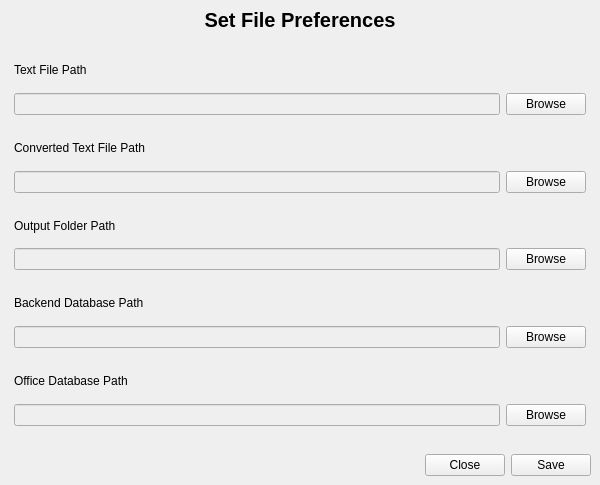
<?xml version="1.0" encoding="UTF-8"?>
<ui version="4.0">
 <class>Form</class>
 <widget class="QWidget" name="Form">
  <property name="geometry">
   <rect>
    <x>0</x>
    <y>0</y>
    <width>600</width>
    <height>485</height>
   </rect>
  </property>
  <property name="minimumSize">
   <size>
    <width>600</width>
    <height>485</height>
   </size>
  </property>
  <property name="maximumSize">
   <size>
    <width>600</width>
    <height>485</height>
   </size>
  </property>
  <property name="windowTitle">
   <string>Form</string>
  </property>
  <property name="styleSheet">
   <string notr="true">
#container  QLabel {
	min-width: 160px; 
} 

QPushButton {
	min-width: 50px; 
} </string>
  </property>
  <layout class="QVBoxLayout" name="verticalLayout">
   <property name="leftMargin">
    <number>0</number>
   </property>
   <property name="topMargin">
    <number>0</number>
   </property>
   <property name="rightMargin">
    <number>0</number>
   </property>
   <property name="bottomMargin">
    <number>0</number>
   </property>
   <item>
    <widget class="QWidget" name="widget" native="true">
     <property name="maximumSize">
      <size>
       <width>16777215</width>
       <height>40</height>
      </size>
     </property>
     <property name="font">
      <font>
       <weight>75</weight>
       <bold>true</bold>
      </font>
     </property>
     <layout class="QVBoxLayout" name="verticalLayout_3">
      <item>
       <widget class="QLabel" name="label">
        <property name="font">
         <font>
          <pointsize>15</pointsize>
          <weight>75</weight>
          <bold>true</bold>
         </font>
        </property>
        <property name="text">
         <string>Set File Preferences</string>
        </property>
        <property name="alignment">
         <set>Qt::AlignCenter</set>
        </property>
       </widget>
      </item>
     </layout>
    </widget>
   </item>
   <item>
    <widget class="QWidget" name="container" native="true">
     <layout class="QVBoxLayout" name="verticalLayout_2">
      <property name="leftMargin">
       <number>5</number>
      </property>
      <property name="topMargin">
       <number>5</number>
      </property>
      <property name="rightMargin">
       <number>5</number>
      </property>
      <property name="bottomMargin">
       <number>5</number>
      </property>
      <item>
       <widget class="QWidget" name="widget_4" native="true">
        <layout class="QVBoxLayout" name="verticalLayout_4">
         <property name="topMargin">
          <number>5</number>
         </property>
         <property name="bottomMargin">
          <number>5</number>
         </property>
         <item>
          <widget class="QLabel" name="label_5">
           <property name="font">
            <font>
             <weight>50</weight>
             <italic>false</italic>
             <bold>false</bold>
            </font>
           </property>
           <property name="text">
            <string>Text File Path</string>
           </property>
          </widget>
         </item>
         <item>
          <widget class="QWidget" name="widget_8" native="true">
           <layout class="QHBoxLayout" name="horizontalLayout_4">
            <property name="leftMargin">
             <number>0</number>
            </property>
            <property name="topMargin">
             <number>0</number>
            </property>
            <property name="rightMargin">
             <number>0</number>
            </property>
            <property name="bottomMargin">
             <number>0</number>
            </property>
            <item>
             <widget class="QLineEdit" name="line1">
              <property name="enabled">
               <bool>false</bool>
              </property>
             </widget>
            </item>
            <item>
             <widget class="QPushButton" name="browse1">
              <property name="text">
               <string>Browse</string>
              </property>
             </widget>
            </item>
           </layout>
          </widget>
         </item>
        </layout>
       </widget>
      </item>
      <item>
       <widget class="QWidget" name="widget_12" native="true">
        <layout class="QVBoxLayout" name="verticalLayout_8">
         <property name="topMargin">
          <number>5</number>
         </property>
         <property name="bottomMargin">
          <number>5</number>
         </property>
         <item>
          <widget class="QLabel" name="label_9">
           <property name="font">
            <font>
             <weight>50</weight>
             <italic>false</italic>
             <bold>false</bold>
            </font>
           </property>
           <property name="text">
            <string>Converted Text File Path</string>
           </property>
          </widget>
         </item>
         <item>
          <widget class="QWidget" name="widget_13" native="true">
           <layout class="QHBoxLayout" name="horizontalLayout_9">
            <property name="leftMargin">
             <number>0</number>
            </property>
            <property name="topMargin">
             <number>0</number>
            </property>
            <property name="rightMargin">
             <number>0</number>
            </property>
            <property name="bottomMargin">
             <number>0</number>
            </property>
            <item>
             <widget class="QLineEdit" name="line2">
              <property name="enabled">
               <bool>false</bool>
              </property>
             </widget>
            </item>
            <item>
             <widget class="QPushButton" name="browse2">
              <property name="text">
               <string>Browse</string>
              </property>
             </widget>
            </item>
           </layout>
          </widget>
         </item>
        </layout>
       </widget>
      </item>
      <item>
       <widget class="QWidget" name="widget_5" native="true">
        <layout class="QVBoxLayout" name="verticalLayout_5">
         <property name="topMargin">
          <number>5</number>
         </property>
         <property name="bottomMargin">
          <number>5</number>
         </property>
         <item>
          <widget class="QLabel" name="label_6">
           <property name="font">
            <font>
             <weight>50</weight>
             <italic>false</italic>
             <bold>false</bold>
            </font>
           </property>
           <property name="text">
            <string>Output Folder Path</string>
           </property>
          </widget>
         </item>
         <item>
          <widget class="QWidget" name="widget_9" native="true">
           <layout class="QHBoxLayout" name="horizontalLayout_6">
            <property name="leftMargin">
             <number>0</number>
            </property>
            <property name="topMargin">
             <number>0</number>
            </property>
            <property name="rightMargin">
             <number>0</number>
            </property>
            <property name="bottomMargin">
             <number>0</number>
            </property>
            <item>
             <widget class="QLineEdit" name="line3">
              <property name="enabled">
               <bool>false</bool>
              </property>
             </widget>
            </item>
            <item>
             <widget class="QPushButton" name="browse3">
              <property name="text">
               <string>Browse</string>
              </property>
             </widget>
            </item>
           </layout>
          </widget>
         </item>
        </layout>
       </widget>
      </item>
      <item>
       <widget class="QWidget" name="widget_6" native="true">
        <layout class="QVBoxLayout" name="verticalLayout_6">
         <property name="topMargin">
          <number>5</number>
         </property>
         <property name="bottomMargin">
          <number>5</number>
         </property>
         <item>
          <widget class="QLabel" name="label_7">
           <property name="font">
            <font>
             <weight>50</weight>
             <italic>false</italic>
             <bold>false</bold>
            </font>
           </property>
           <property name="text">
            <string>Backend Database Path</string>
           </property>
          </widget>
         </item>
         <item>
          <widget class="QWidget" name="widget_10" native="true">
           <layout class="QHBoxLayout" name="horizontalLayout_7">
            <property name="leftMargin">
             <number>0</number>
            </property>
            <property name="topMargin">
             <number>0</number>
            </property>
            <property name="rightMargin">
             <number>0</number>
            </property>
            <property name="bottomMargin">
             <number>0</number>
            </property>
            <item>
             <widget class="QLineEdit" name="line4">
              <property name="enabled">
               <bool>false</bool>
              </property>
             </widget>
            </item>
            <item>
             <widget class="QPushButton" name="browse4">
              <property name="text">
               <string>Browse</string>
              </property>
             </widget>
            </item>
           </layout>
          </widget>
         </item>
        </layout>
       </widget>
      </item>
      <item>
       <widget class="QWidget" name="widget_7" native="true">
        <layout class="QVBoxLayout" name="verticalLayout_7">
         <property name="topMargin">
          <number>5</number>
         </property>
         <property name="bottomMargin">
          <number>5</number>
         </property>
         <item>
          <widget class="QLabel" name="label_8">
           <property name="font">
            <font>
             <weight>50</weight>
             <italic>false</italic>
             <bold>false</bold>
            </font>
           </property>
           <property name="text">
            <string>Office Database Path</string>
           </property>
          </widget>
         </item>
         <item>
          <widget class="QWidget" name="widget_11" native="true">
           <layout class="QHBoxLayout" name="horizontalLayout_8">
            <property name="leftMargin">
             <number>0</number>
            </property>
            <property name="topMargin">
             <number>0</number>
            </property>
            <property name="rightMargin">
             <number>0</number>
            </property>
            <property name="bottomMargin">
             <number>0</number>
            </property>
            <item>
             <widget class="QLineEdit" name="line5">
              <property name="enabled">
               <bool>false</bool>
              </property>
             </widget>
            </item>
            <item>
             <widget class="QPushButton" name="browse5">
              <property name="text">
               <string>Browse</string>
              </property>
             </widget>
            </item>
           </layout>
          </widget>
         </item>
        </layout>
       </widget>
      </item>
     </layout>
    </widget>
   </item>
   <item>
    <widget class="QWidget" name="widget_3" native="true">
     <property name="maximumSize">
      <size>
       <width>16777215</width>
       <height>40</height>
      </size>
     </property>
     <layout class="QHBoxLayout" name="horizontalLayout_5">
      <item>
       <spacer name="horizontalSpacer">
        <property name="orientation">
         <enum>Qt::Horizontal</enum>
        </property>
        <property name="sizeHint" stdset="0">
         <size>
          <width>40</width>
          <height>20</height>
         </size>
        </property>
       </spacer>
      </item>
      <item>
       <widget class="QPushButton" name="closeBtn">
        <property name="text">
         <string>Close</string>
        </property>
       </widget>
      </item>
      <item>
       <widget class="QPushButton" name="saveBtn">
        <property name="text">
         <string>Save</string>
        </property>
       </widget>
      </item>
     </layout>
    </widget>
   </item>
  </layout>
 </widget>
 <resources/>
 <connections/>
</ui>
